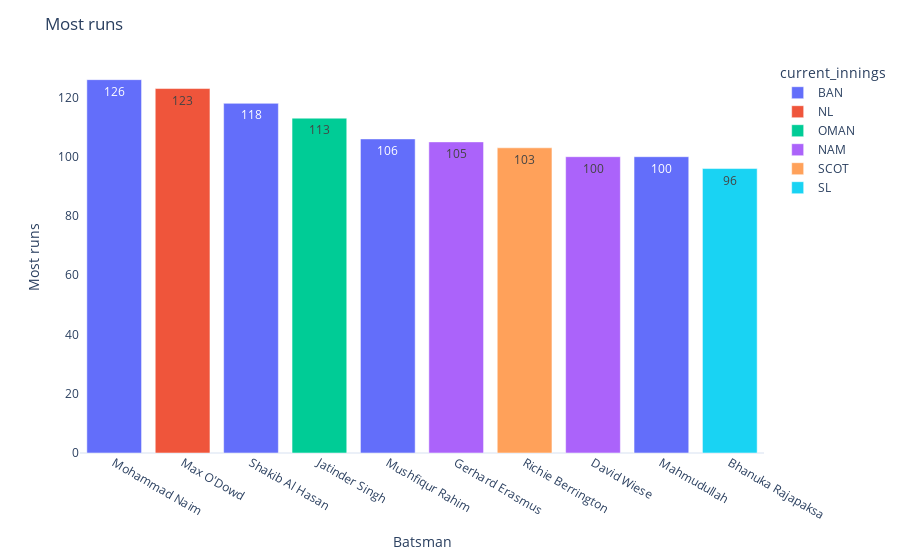

Write notebook code for a chart like this one.
### Code cell
plot_batting_chart('Most runs', 'runs', 'Most runs')

### Figure 1 — Plotly figure (JSON) as saved in the notebook; plotly's stock layout.template omitted (floating-point values rounded to 4 significant figures)
{"data": [{"alignmentgroup": "True", "hovertemplate": "current_innings=BAN<br>fullName=%{x}<br>Most runs=%{text}<extra></extra>", "legendgroup": "BAN", "marker": {"color": "#636efa", "pattern": {"shape": ""}}, "name": "BAN", "offsetgroup": "BAN", "orientation": "v", "showlegend": true, "text": [126, 118, 106, 100], "textposition": "auto", "type": "bar", "x": ["Mohammad Naim", "Shakib Al Hasan", "Mushfiqur Rahim", "Mahmudullah"], "xaxis": "x", "y": [126, 118, 106, 100], "yaxis": "y"}, {"alignmentgroup": "True", "hovertemplate": "current_innings=NL<br>fullName=%{x}<br>Most runs=%{text}<extra></extra>", "legendgroup": "NL", "marker": {"color": "#EF553B", "pattern": {"shape": ""}}, "name": "NL", "offsetgroup": "NL", "orientation": "v", "showlegend": true, "text": [123], "textposition": "auto", "type": "bar", "x": ["Max O'Dowd"], "xaxis": "x", "y": [123], "yaxis": "y"}, {"alignmentgroup": "True", "hovertemplate": "current_innings=OMAN<br>fullName=%{x}<br>Most runs=%{text}<extra></extra>", "legendgroup": "OMAN", "marker": {"color": "#00cc96", "pattern": {"shape": ""}}, "name": "OMAN", "offsetgroup": "OMAN", "orientation": "v", "showlegend": true, "text": [113], "textposition": "auto", "type": "bar", "x": ["Jatinder Singh"], "xaxis": "x", "y": [113], "yaxis": "y"}, {"alignmentgroup": "True", "hovertemplate": "current_innings=NAM<br>fullName=%{x}<br>Most runs=%{text}<extra></extra>", "legendgroup": "NAM", "marker": {"color": "#ab63fa", "pattern": {"shape": ""}}, "name": "NAM", "offsetgroup": "NAM", "orientation": "v", "showlegend": true, "text": [105, 100], "textposition": "auto", "type": "bar", "x": ["Gerhard Erasmus", "David Wiese"], "xaxis": "x", "y": [105, 100], "yaxis": "y"}, {"alignmentgroup": "True", "hovertemplate": "current_innings=SCOT<br>fullName=%{x}<br>Most runs=%{text}<extra></extra>", "legendgroup": "SCOT", "marker": {"color": "#FFA15A", "pattern": {"shape": ""}}, "name": "SCOT", "offsetgroup": "SCOT", "orientation": "v", "showlegend": true, "text": [103], "textposition": "auto", "type": "bar", "x": ["Richie Berrington"], "xaxis": "x", "y": [103], "yaxis": "y"}, {"alignmentgroup": "True", "hovertemplate": "current_innings=SL<br>fullName=%{x}<br>Most runs=%{text}<extra></extra>", "legendgroup": "SL", "marker": {"color": "#19d3f3", "pattern": {"shape": ""}}, "name": "SL", "offsetgroup": "SL", "orientation": "v", "showlegend": true, "text": [96], "textposition": "auto", "type": "bar", "x": ["Bhanuka Rajapaksa"], "xaxis": "x", "y": [96], "yaxis": "y"}], "layout": {"barmode": "relative", "legend": {"title": {"text": "current_innings"}, "tracegroupgap": 0}, "margin": {"t": 60}, "title": {"text": "Most runs"}, "xaxis": {"anchor": "y", "categoryarray": ["Mohammad Naim", "Max O'Dowd", "Shakib Al Hasan", "Jatinder Singh", "Mushfiqur Rahim", "Gerhard Erasmus", "Richie Berrington", "David Wiese", "Mahmudullah", "Bhanuka Rajapaksa"], "categoryorder": "array", "domain": [0, 1], "showgrid": false, "title": {"text": "Batsman"}}, "yaxis": {"anchor": "x", "domain": [0, 1], "showgrid": false, "title": {"text": "Most runs"}}}}
